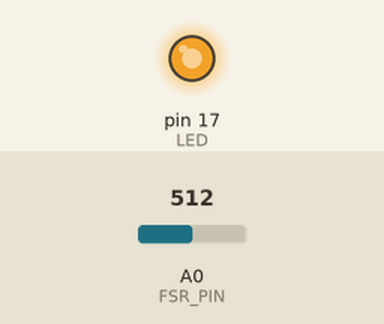
Simulated run of this sketch. Board: Arduino Mega 2560, built with avr-gcc and run on an emulated ATmega2560. Shown: output pins drawn as LEDs (lit = HIGH). Inputs (shaded band) come from the test bench; at power-on: A0 (FSR_PIN) = 512.

Above: at 1.2 s.
1.3 s: A0 (FSR_PIN) set to 493
At 2.5 s:
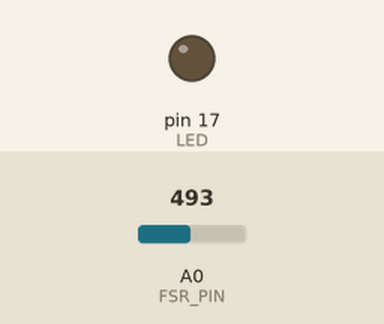
2.8 s: A0 (FSR_PIN) set to 510
At 3.4 s:
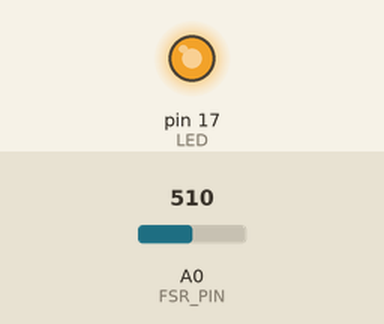
Timing chart, 0 to 5.8 s (numbered marks = the images above; inputs shaded):
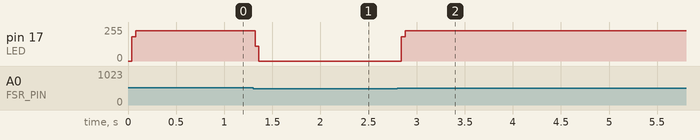

Measured:
- the behaviour switches between 501 and 500 on A0 (FSR_PIN) (found by bisection; images 0 and 1)
- after the input at 1.3 s, pin 17 (LED): 226/255 → 0/255 at once
- after the input at 2.8 s, pin 17 (LED): 0/255 → 226/255 at once

The sketch:

Clicker.ino
```cpp
#include <SoftwareSerial.h>

#define bluetooth Serial1
#define BAUDRATE 9600

// Analog read 0 is pin 38
int volts = 0;
int FSR_PIN = 0;
int LED = 17;

char toSend = '1';
void setup() {
  // put your setup code here, to run once:
  pinMode(LED, OUTPUT);
  Serial.begin(BAUDRATE);
  bluetooth.begin(BAUDRATE);
}

void loop() {

  // put your main code here, to run repeatedly:
   char incomingByte;
   volts = analogRead(FSR_PIN);
  if((volts > 500) )
  {
      digitalWrite(LED, HIGH);
      bluetooth.print(toSend);
      digitalWrite(LED, LOW);
  }
}
```
